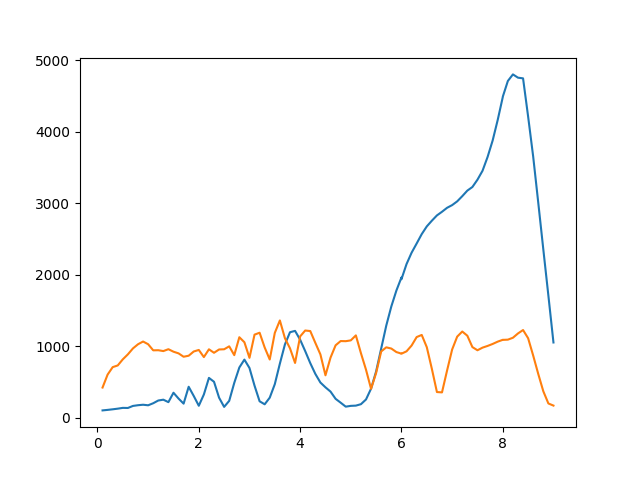

Source code (Python):
import matplotlib.pyplot as pl
import numpy as np


A = np.loadtxt('data.csv', delimiter = ',', skiprows = 1)            # if needed add: ", skiprows = 1"
x = A[:, 0]
y1 = A[:, 1]
y2 = A[:, 2]
pl.plot(x, y1)
pl.plot(x, y2)


pl.show()
